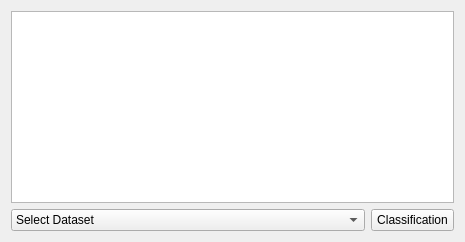
      <widget class="QWidget" name="tabData">
       <attribute name="title">
        <string>Data</string>
       </attribute>
       <layout class="QGridLayout" name="gridLayout_5">
        <item row="0" column="0" colspan="3">
         <widget class="QTextBrowser" name="txtbrwsData"/>
        </item>
        <item row="1" column="2">
         <widget class="QPushButton" name="pbClassification">
          <property name="sizePolicy">
           <sizepolicy hsizetype="Preferred" vsizetype="Fixed">
            <horstretch>0</horstretch>
            <verstretch>0</verstretch>
           </sizepolicy>
          </property>
          <property name="maximumSize">
           <size>
            <width>140</width>
            <height>16777215</height>
           </size>
          </property>
          <property name="text">
           <string>Classification</string>
          </property>
         </widget>
        </item>
        <item row="1" column="0" colspan="2">
         <widget class="QComboBox" name="modelNameComboBox">
          <property name="enabled">
           <bool>true</bool>
          </property>
          <property name="currentIndex">
           <number>0</number>
          </property>
          <property name="modelColumn">
           <number>0</number>
          </property>
          <item>
           <property name="text">
            <string>Select Dataset</string>
           </property>
          </item>
          <item>
           <property name="text">
            <string>CMAP</string>
           </property>
          </item>
          <item>
           <property name="text">
            <string>I-COADS</string>
           </property>
          </item>
          <item>
           <property name="text">
            <string>CRU TS 2.0</string>
           </property>
          </item>
          <item>
           <property name="text">
            <string>Dai</string>
           </property>
          </item>
          <item>
           <property name="text">
            <string>HadISST</string>
           </property>
          </item>
          <item>
           <property name="text">
            <string>Hulme (CRU)</string>
           </property>
          </item>
          <item>
           <property name="text">
            <string>Jones (CRU) Air Temperature</string>
           </property>
          </item>
          <item>
           <property name="text">
            <string>Jones (CRU) SLP</string>
           </property>
          </item>
          <item>
           <property name="text">
            <string>Kaplan (SLP)</string>
           </property>
          </item>
          <item>
           <property name="text">
            <string>Kaplan (SST)</string>
           </property>
          </item>
          <item>
           <property name="text">
            <string>Lucas and Waliser Satellite ECT-Corrected OLR</string>
           </property>
          </item>
          <item>
           <property name="text">
            <string>NCAR Sea Level Pressure</string>
           </property>
          </item>
          <item>
           <property name="text">
            <string>NCEP/NCAR Reanalysis</string>
           </property>
          </item>
          <item>
           <property name="text">
            <string>Reynold Reconstructed SST</string>
           </property>
          </item>
          <item>
           <property name="text">
            <string>Reynolds Optimum Interpolation (OI) SST</string>
           </property>
          </item>
          <item>
           <property name="text">
            <string>Reynolds Optimum Interpolation Ver. 2 (OI.v2) SST</string>
           </property>
          </item>
          <item>
           <property name="text">
            <string>Smith and Reynolds Extended Reconstructed SLP (ERSLP)</string>
           </property>
          </item>
          <item>
           <property name="text">
            <string>Smith and Reynolds Extended Reconstructed SST (ERSST)</string>
           </property>
          </item>
          <item>
           <property name="text">
            <string>Other</string>
           </property>
          </item>
         </widget>
        </item>
       </layout>
      </widget>
